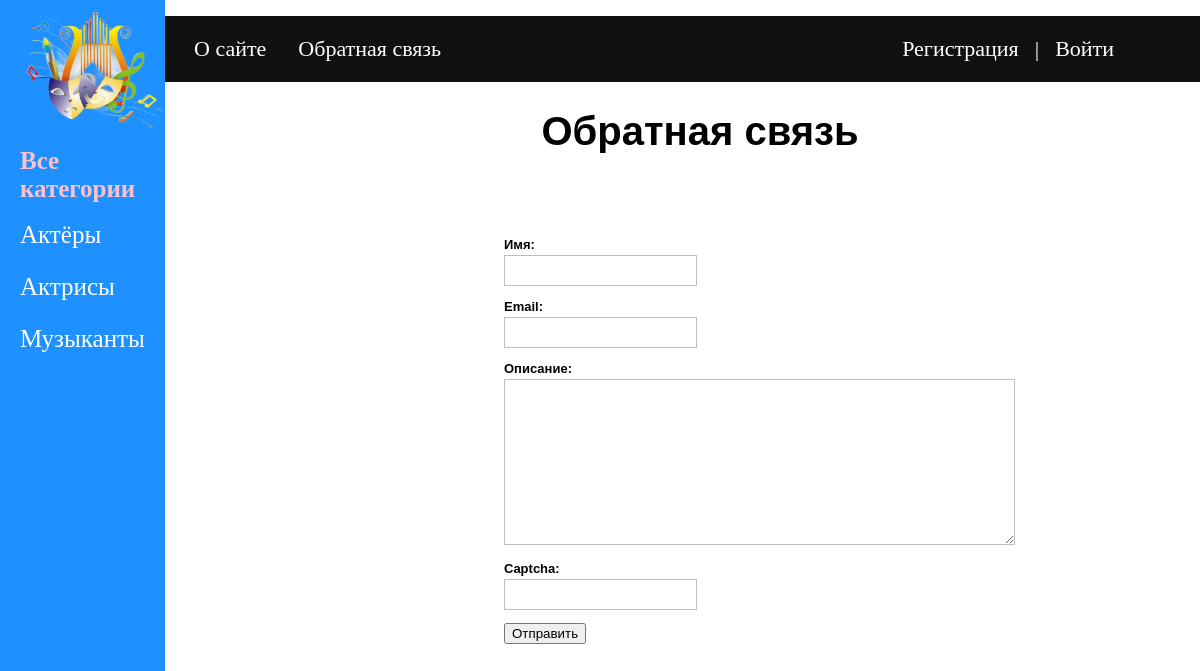
Page /contact/ on the committed database.
### artists/models.py (models this page shows, shortened)
class Category(models.Model):
    name = models.CharField(max_length=100, db_index=True, verbose_name='Название категории')
    slug = models.SlugField(max_length=255, unique=True, db_index=True, verbose_name="URL")
    def get_absolute_url(self):
        return reverse('cats', kwargs={'cat_slug': self.slug})
    class Meta:
        verbose_name = 'Категория'
        verbose_name_plural = 'Категории'
        ordering = ['id']

### artists/views.py (the view, shortened to what this page needs)
# urls.py: path('contact/', ContactFormView.as_view(), name='contact'),
class ContactFormView(DataMixin, FormView):
    form_class = ContactForm
    template_name = 'artists/contact.html'
    success_url = reverse_lazy('home')
    def get_context_data(self, *, object_list=None,**kwargs):
        context = super().get_context_data(**kwargs)
        c_def = self.get_user_context(title="Обратная связь")
        return dict(list(context.items()) + list(c_def.items()))

### artists/forms.py
class ContactForm(forms.Form):
    name =forms.CharField(label='Имя', max_length=255)
    email = forms.EmailField(label='Email')
    content = forms.CharField(label='Описание', widget=forms.Textarea(attrs={'cols': 60, 'rows': 10}))
    captcha = CaptchaField(label='Введите текст, изображённый на картинке')

### artists/templatetags/artists_tags.py (called while the page is built)
@register.inclusion_tag('artists/template_html/list_categories.html')
def show_categories(cat_selected=0):
    cats = Category.objects.all()
    return {"cats": cats, "cat_selected": cat_selected}

### artists/utils.py (called while the page is built)
    def get_user_context(self, **kwargs):
        context = kwargs
        cats = Category.objects.all() # Если включаем кэширование боковой панели категорий эту строку надо закоментировать
        user_menu = menu.copy()
        if not self.request.user.is_authenticated: #Если пользователь не авторизован, то удаляем из словаря menu строку "Добавить статью"
            user_menu.pop(1)
        context['menu'] = user_menu
        context['cats'] = cats
        if 'cat_selected' not in context:
            context['cat_selected'] = 0
        return context

### artists/templates/artists/contact.html (shortened to what this page needs)
{% extends 'artists/base.html' %}
{% block content %}
<div class="main">
<h1>{{title}}</h1>
<form method="post" class="form-style-1">
    {% for f in form %}
        <p><label class="form-style-1" for="{{f.id_for_label}}">{{f.label}}: </label>{{f}}</p>
    {% endfor %}
    <button type="submit" class="btn btn-primary">Отправить</button>
</form>
</div>
{% endblock content %}

### artists/templates/artists/template_html/list_categories.html
{% for c in cats %}
    {% if cat_selected == c.pk %}
        <li>{{c.name}}</li>
    {% else %}
        <li ><a href="{{ c.get_absolute_url }}" >{{c.name}}</a></li>
    {% endif %}
{% endfor %}

### artists/static/artists/css/styles2.css (style rules this page uses)
body { background-color: ##F8F9F9; margin: 0; }
li { list-style-type: none; }
.sidenav a { padding: 6px 8px 6px 0; text-decoration: none; font-size: 25px; color: white; display: block; }
.sidenav li { padding: 6px 8px 6px 20px; text-decoration: none; font-size: 25px; color: #FFC0CB; display: block; }
.main { margin-left: 200px; font-size: 20px; padding: 0; font-family: Georgia, Verdana, Arial,Times New Roman }
.main h1 { text-align:center; }
.form-style-1 { margin:50px auto; max-width: 400px; padding: 20px 12px 10px 20px; font: 13px "Lucida Sans Unicode", "Lucida Grande", sans-serif, Arial; }
.form-style-1 label { margin:0 0 3px 0; padding:0px; display:block; font-weight: bold; }
.form-style-1 input[type=text], .form-style-1 input[type=date], .form-style-1 input[type=datetime], .form-style-1 input[type=number], .form-style-1 input[type=search], .form-style-1 input[type=time], .form-style-1 input[type=url], .form-style-1 input[type=email], textarea, select { box-sizing: border-box; -webkit-box-sizing: border-box; -moz-box-sizing: border-box; border:1px solid #BEBEBE; padding: 7px; margin:0px; -webkit-transition: all 0.30s ease-in-out; -moz-transition: all 0.30s ease-in-out; -ms-transition: all 0.30s ease-in-out; -o-transition: all 0.30s ease-in-out; outline: none; }

### rows in the picture
Category: name "Актёры"
Category: name "Актрисы"
Category: name "Музыканты"

### other values in the picture
{{ m.title }} "О сайте" "Обратная связь"
{{ title }} "Обратная связь"
{{ f.label }} "Имя" "Email" "Описание" "Captcha"
